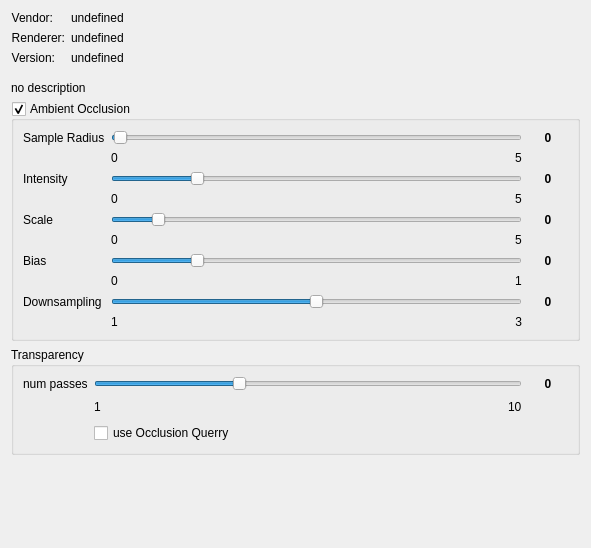
<?xml version="1.0" encoding="UTF-8"?>
<ui version="4.0">
 <class>OpenGLSettings</class>
 <widget class="QDialog" name="OpenGLSettings">
  <property name="geometry">
   <rect>
    <x>0</x>
    <y>0</y>
    <width>591</width>
    <height>548</height>
   </rect>
  </property>
  <property name="windowTitle">
   <string>Form</string>
  </property>
  <layout class="QVBoxLayout" name="verticalLayout_2">
   <item>
    <layout class="QFormLayout" name="formLayout">
     <property name="fieldGrowthPolicy">
      <enum>QFormLayout::ExpandingFieldsGrow</enum>
     </property>
     <item row="0" column="0">
      <widget class="QLabel" name="textLabel1">
       <property name="sizePolicy">
        <sizepolicy hsizetype="Fixed" vsizetype="Preferred">
         <horstretch>0</horstretch>
         <verstretch>0</verstretch>
        </sizepolicy>
       </property>
       <property name="text">
        <string>Vendor:</string>
       </property>
       <property name="alignment">
        <set>Qt::AlignRight|Qt::AlignTrailing|Qt::AlignVCenter</set>
       </property>
      </widget>
     </item>
     <item row="0" column="1">
      <widget class="QLabel" name="vendor_label">
       <property name="text">
        <string>undefined</string>
       </property>
       <property name="alignment">
        <set>Qt::AlignLeading|Qt::AlignLeft|Qt::AlignVCenter</set>
       </property>
      </widget>
     </item>
     <item row="1" column="0">
      <widget class="QLabel" name="textLabel1_2_3">
       <property name="sizePolicy">
        <sizepolicy hsizetype="Fixed" vsizetype="Preferred">
         <horstretch>0</horstretch>
         <verstretch>0</verstretch>
        </sizepolicy>
       </property>
       <property name="text">
        <string>Renderer:</string>
       </property>
       <property name="alignment">
        <set>Qt::AlignRight|Qt::AlignTrailing|Qt::AlignVCenter</set>
       </property>
      </widget>
     </item>
     <item row="1" column="1">
      <widget class="QLabel" name="renderer_label">
       <property name="text">
        <string>undefined</string>
       </property>
       <property name="alignment">
        <set>Qt::AlignLeading|Qt::AlignLeft|Qt::AlignVCenter</set>
       </property>
      </widget>
     </item>
     <item row="2" column="0">
      <widget class="QLabel" name="textLabel1_2">
       <property name="sizePolicy">
        <sizepolicy hsizetype="Fixed" vsizetype="Preferred">
         <horstretch>0</horstretch>
         <verstretch>0</verstretch>
        </sizepolicy>
       </property>
       <property name="text">
        <string>Version:</string>
       </property>
       <property name="alignment">
        <set>Qt::AlignRight|Qt::AlignTrailing|Qt::AlignVCenter</set>
       </property>
      </widget>
     </item>
     <item row="2" column="1">
      <widget class="QLabel" name="version_label">
       <property name="text">
        <string>undefined</string>
       </property>
       <property name="alignment">
        <set>Qt::AlignLeading|Qt::AlignLeft|Qt::AlignVCenter</set>
       </property>
      </widget>
     </item>
    </layout>
   </item>
   <item>
    <spacer name="verticalSpacer_2">
     <property name="orientation">
      <enum>Qt::Vertical</enum>
     </property>
     <property name="sizeType">
      <enum>QSizePolicy::Fixed</enum>
     </property>
     <property name="sizeHint" stdset="0">
      <size>
       <width>20</width>
       <height>10</height>
      </size>
     </property>
    </spacer>
   </item>
   <item>
    <widget class="QLabel" name="description_label">
     <property name="text">
      <string>no description</string>
     </property>
    </widget>
   </item>
   <item>
    <widget class="QGroupBox" name="use_AO">
     <property name="minimumSize">
      <size>
       <width>0</width>
       <height>0</height>
      </size>
     </property>
     <property name="title">
      <string>Ambient Occlusion</string>
     </property>
     <property name="checkable">
      <bool>true</bool>
     </property>
     <layout class="QGridLayout" name="gridLayout">
      <item row="10" column="1">
       <widget class="QSlider" name="downsamplingSlider">
        <property name="toolTip">
         <string>Downsampling factor for the SSAO texture. Higher values increase performance but will create artifacts.</string>
        </property>
        <property name="whatsThis">
         <string>Downsampling factor for the SSAO texture. Higher values increase performance but will create artifacts.</string>
        </property>
        <property name="minimum">
         <number>1</number>
        </property>
        <property name="maximum">
         <number>3</number>
        </property>
        <property name="pageStep">
         <number>1</number>
        </property>
        <property name="value">
         <number>2</number>
        </property>
        <property name="orientation">
         <enum>Qt::Horizontal</enum>
        </property>
       </widget>
      </item>
      <item row="10" column="0">
       <widget class="QLabel" name="downsampling">
        <property name="toolTip">
         <string>Downsampling factor for the SSAO texture. Higher values increase performance but will create artifacts.</string>
        </property>
        <property name="statusTip">
         <string/>
        </property>
        <property name="whatsThis">
         <string>Downsampling factor for the SSAO texture. Higher values increase performance but will create artifacts.</string>
        </property>
        <property name="text">
         <string>Downsampling</string>
        </property>
       </widget>
      </item>
      <item row="11" column="1">
       <layout class="QHBoxLayout" name="downsamplingRange">
        <item>
         <widget class="QLabel" name="downsamplingMin">
          <property name="text">
           <string>1</string>
          </property>
         </widget>
        </item>
        <item>
         <widget class="QLabel" name="downsamplingMax">
          <property name="text">
           <string>3</string>
          </property>
          <property name="alignment">
           <set>Qt::AlignRight|Qt::AlignTrailing|Qt::AlignVCenter</set>
          </property>
         </widget>
        </item>
       </layout>
      </item>
      <item row="7" column="0">
       <widget class="QLabel" name="bias">
        <property name="text">
         <string>Bias</string>
        </property>
       </widget>
      </item>
      <item row="9" column="1">
       <layout class="QHBoxLayout" name="biasRange">
        <item alignment="Qt::AlignLeft">
         <widget class="QLabel" name="biasMin">
          <property name="text">
           <string>0</string>
          </property>
         </widget>
        </item>
        <item alignment="Qt::AlignRight">
         <widget class="QLabel" name="biasMax">
          <property name="enabled">
           <bool>true</bool>
          </property>
          <property name="text">
           <string>1</string>
          </property>
         </widget>
        </item>
       </layout>
      </item>
      <item row="10" column="2">
       <widget class="QLabel" name="downsamplingValue">
        <property name="sizePolicy">
         <sizepolicy hsizetype="Fixed" vsizetype="Preferred">
          <horstretch>0</horstretch>
          <verstretch>0</verstretch>
         </sizepolicy>
        </property>
        <property name="minimumSize">
         <size>
          <width>40</width>
          <height>0</height>
         </size>
        </property>
        <property name="font">
         <font>
          <weight>75</weight>
          <bold>true</bold>
         </font>
        </property>
        <property name="text">
         <string>0</string>
        </property>
        <property name="alignment">
         <set>Qt::AlignCenter</set>
        </property>
       </widget>
      </item>
      <item row="5" column="1">
       <layout class="QHBoxLayout" name="scaleRange">
        <item alignment="Qt::AlignLeft">
         <widget class="QLabel" name="scaleMin">
          <property name="text">
           <string>0</string>
          </property>
         </widget>
        </item>
        <item alignment="Qt::AlignRight">
         <widget class="QLabel" name="scaleMax">
          <property name="text">
           <string>5</string>
          </property>
         </widget>
        </item>
       </layout>
      </item>
      <item row="1" column="1">
       <layout class="QHBoxLayout" name="sampleRadiusRange">
        <item alignment="Qt::AlignLeft">
         <widget class="QLabel" name="sampleRadiusMin">
          <property name="text">
           <string>0</string>
          </property>
         </widget>
        </item>
        <item alignment="Qt::AlignRight">
         <widget class="QLabel" name="sampleRadiusMax">
          <property name="text">
           <string>5</string>
          </property>
         </widget>
        </item>
       </layout>
      </item>
      <item row="4" column="1">
       <widget class="QSlider" name="scaleSlider">
        <property name="maximum">
         <number>50</number>
        </property>
        <property name="sliderPosition">
         <number>5</number>
        </property>
        <property name="orientation">
         <enum>Qt::Horizontal</enum>
        </property>
       </widget>
      </item>
      <item row="0" column="1">
       <widget class="QSlider" name="sampleRadiusSlider">
        <property name="maximum">
         <number>500</number>
        </property>
        <property name="value">
         <number>3</number>
        </property>
        <property name="orientation">
         <enum>Qt::Horizontal</enum>
        </property>
       </widget>
      </item>
      <item row="2" column="0">
       <widget class="QLabel" name="intensity">
        <property name="text">
         <string>Intensity</string>
        </property>
       </widget>
      </item>
      <item row="0" column="0">
       <widget class="QLabel" name="sampleRadius">
        <property name="text">
         <string>Sample Radius</string>
        </property>
       </widget>
      </item>
      <item row="2" column="1">
       <widget class="QSlider" name="intensitySlider">
        <property name="maximum">
         <number>50</number>
        </property>
        <property name="value">
         <number>10</number>
        </property>
        <property name="orientation">
         <enum>Qt::Horizontal</enum>
        </property>
       </widget>
      </item>
      <item row="7" column="1">
       <widget class="QSlider" name="biasSlider">
        <property name="maximum">
         <number>100</number>
        </property>
        <property name="value">
         <number>20</number>
        </property>
        <property name="orientation">
         <enum>Qt::Horizontal</enum>
        </property>
       </widget>
      </item>
      <item row="4" column="0">
       <widget class="QLabel" name="scale">
        <property name="text">
         <string>Scale</string>
        </property>
       </widget>
      </item>
      <item row="3" column="1">
       <layout class="QHBoxLayout" name="intensityRange">
        <item alignment="Qt::AlignLeft">
         <widget class="QLabel" name="intensityMin">
          <property name="text">
           <string>0</string>
          </property>
         </widget>
        </item>
        <item alignment="Qt::AlignRight">
         <widget class="QLabel" name="intensityMax">
          <property name="text">
           <string>5</string>
          </property>
         </widget>
        </item>
       </layout>
      </item>
      <item row="0" column="2">
       <widget class="QLabel" name="sampleRadiusValue">
        <property name="sizePolicy">
         <sizepolicy hsizetype="Fixed" vsizetype="Preferred">
          <horstretch>0</horstretch>
          <verstretch>0</verstretch>
         </sizepolicy>
        </property>
        <property name="minimumSize">
         <size>
          <width>40</width>
          <height>0</height>
         </size>
        </property>
        <property name="font">
         <font>
          <weight>75</weight>
          <bold>true</bold>
         </font>
        </property>
        <property name="text">
         <string>0</string>
        </property>
        <property name="alignment">
         <set>Qt::AlignCenter</set>
        </property>
       </widget>
      </item>
      <item row="2" column="2">
       <widget class="QLabel" name="intensityValue">
        <property name="sizePolicy">
         <sizepolicy hsizetype="Fixed" vsizetype="Preferred">
          <horstretch>0</horstretch>
          <verstretch>0</verstretch>
         </sizepolicy>
        </property>
        <property name="minimumSize">
         <size>
          <width>40</width>
          <height>0</height>
         </size>
        </property>
        <property name="sizeIncrement">
         <size>
          <width>0</width>
          <height>0</height>
         </size>
        </property>
        <property name="font">
         <font>
          <weight>75</weight>
          <bold>true</bold>
         </font>
        </property>
        <property name="text">
         <string>0</string>
        </property>
        <property name="alignment">
         <set>Qt::AlignCenter</set>
        </property>
       </widget>
      </item>
      <item row="4" column="2">
       <widget class="QLabel" name="scaleValue">
        <property name="sizePolicy">
         <sizepolicy hsizetype="Fixed" vsizetype="Preferred">
          <horstretch>0</horstretch>
          <verstretch>0</verstretch>
         </sizepolicy>
        </property>
        <property name="minimumSize">
         <size>
          <width>40</width>
          <height>0</height>
         </size>
        </property>
        <property name="font">
         <font>
          <weight>75</weight>
          <bold>true</bold>
         </font>
        </property>
        <property name="text">
         <string>0</string>
        </property>
        <property name="alignment">
         <set>Qt::AlignCenter</set>
        </property>
       </widget>
      </item>
      <item row="7" column="2">
       <widget class="QLabel" name="biasValue">
        <property name="sizePolicy">
         <sizepolicy hsizetype="Fixed" vsizetype="Preferred">
          <horstretch>0</horstretch>
          <verstretch>0</verstretch>
         </sizepolicy>
        </property>
        <property name="minimumSize">
         <size>
          <width>40</width>
          <height>0</height>
         </size>
        </property>
        <property name="font">
         <font>
          <weight>75</weight>
          <bold>true</bold>
         </font>
        </property>
        <property name="text">
         <string>0</string>
        </property>
        <property name="alignment">
         <set>Qt::AlignCenter</set>
        </property>
       </widget>
      </item>
     </layout>
    </widget>
   </item>
   <item>
    <widget class="QGroupBox" name="useOQ">
     <property name="title">
      <string>Transparency</string>
     </property>
     <property name="checkable">
      <bool>false</bool>
     </property>
     <layout class="QGridLayout" name="gridLayout_4">
      <item row="0" column="1">
       <widget class="QSlider" name="numPassesSlider">
        <property name="toolTip">
         <string>Number of transparency peeling passes.</string>
        </property>
        <property name="whatsThis">
         <string>Number of transparency peeling passes. The larger the number of passes, the more layers will be peeled away. However, performance will decrease.</string>
        </property>
        <property name="minimum">
         <number>1</number>
        </property>
        <property name="maximum">
         <number>10</number>
        </property>
        <property name="pageStep">
         <number>1</number>
        </property>
        <property name="value">
         <number>4</number>
        </property>
        <property name="orientation">
         <enum>Qt::Horizontal</enum>
        </property>
       </widget>
      </item>
      <item row="2" column="1">
       <layout class="QHBoxLayout" name="numPassesRange">
        <item>
         <widget class="QLabel" name="numPassesMin">
          <property name="text">
           <string>1</string>
          </property>
         </widget>
        </item>
        <item>
         <spacer name="horizontalSpacer">
          <property name="orientation">
           <enum>Qt::Horizontal</enum>
          </property>
          <property name="sizeHint" stdset="0">
           <size>
            <width>40</width>
            <height>20</height>
           </size>
          </property>
         </spacer>
        </item>
        <item>
         <widget class="QLabel" name="numPassesMax">
          <property name="text">
           <string>10</string>
          </property>
         </widget>
        </item>
       </layout>
      </item>
      <item row="0" column="0">
       <widget class="QLabel" name="numPassesLabel">
        <property name="toolTip">
         <string>Number of transparency peeling passes.</string>
        </property>
        <property name="whatsThis">
         <string>Number of transparency peeling passes. The larger the number of passes, the more layers will be peeled away. However, performance will decrease.</string>
        </property>
        <property name="text">
         <string>num passes</string>
        </property>
       </widget>
      </item>
      <item row="0" column="2">
       <widget class="QLabel" name="numPasses">
        <property name="minimumSize">
         <size>
          <width>40</width>
          <height>0</height>
         </size>
        </property>
        <property name="font">
         <font>
          <weight>75</weight>
          <bold>true</bold>
         </font>
        </property>
        <property name="text">
         <string>0</string>
        </property>
        <property name="alignment">
         <set>Qt::AlignCenter</set>
        </property>
       </widget>
      </item>
      <item row="3" column="1">
       <widget class="QCheckBox" name="useOQCheckbox">
        <property name="toolTip">
         <string>Peel as long as there are fragments available. </string>
        </property>
        <property name="whatsThis">
         <string>Peel as long as there are fragments available.  When many transparent layers are available, performance will be low.</string>
        </property>
        <property name="text">
         <string>use Occlusion Querry</string>
        </property>
       </widget>
      </item>
     </layout>
    </widget>
   </item>
   <item>
    <spacer name="verticalSpacer">
     <property name="orientation">
      <enum>Qt::Vertical</enum>
     </property>
     <property name="sizeHint" stdset="0">
      <size>
       <width>20</width>
       <height>40</height>
      </size>
     </property>
    </spacer>
   </item>
  </layout>
 </widget>
 <resources/>
 <connections>
  <connection>
   <sender>biasSlider</sender>
   <signal>valueChanged(int)</signal>
   <receiver>OpenGLSettings</receiver>
   <slot>biasSliderChanged()</slot>
   <hints>
    <hint type="sourcelabel">
     <x>297</x>
     <y>292</y>
    </hint>
    <hint type="destinationlabel">
     <x>214</x>
     <y>79</y>
    </hint>
   </hints>
  </connection>
  <connection>
   <sender>scaleSlider</sender>
   <signal>valueChanged(int)</signal>
   <receiver>OpenGLSettings</receiver>
   <slot>scaleSliderChanged()</slot>
   <hints>
    <hint type="sourcelabel">
     <x>280</x>
     <y>244</y>
    </hint>
    <hint type="destinationlabel">
     <x>202</x>
     <y>57</y>
    </hint>
   </hints>
  </connection>
  <connection>
   <sender>intensitySlider</sender>
   <signal>valueChanged(int)</signal>
   <receiver>OpenGLSettings</receiver>
   <slot>intensitySliderChanged()</slot>
   <hints>
    <hint type="sourcelabel">
     <x>259</x>
     <y>196</y>
    </hint>
    <hint type="destinationlabel">
     <x>191</x>
     <y>31</y>
    </hint>
   </hints>
  </connection>
  <connection>
   <sender>sampleRadiusSlider</sender>
   <signal>valueChanged(int)</signal>
   <receiver>OpenGLSettings</receiver>
   <slot>sampleRadiusSliderChanged()</slot>
   <hints>
    <hint type="sourcelabel">
     <x>146</x>
     <y>127</y>
    </hint>
    <hint type="destinationlabel">
     <x>167</x>
     <y>8</y>
    </hint>
   </hints>
  </connection>
  <connection>
   <sender>numPassesSlider</sender>
   <signal>valueChanged(int)</signal>
   <receiver>OpenGLSettings</receiver>
   <slot>numPassesSliderChanged()</slot>
   <hints>
    <hint type="sourcelabel">
     <x>293</x>
     <y>425</y>
    </hint>
    <hint type="destinationlabel">
     <x>377</x>
     <y>21</y>
    </hint>
   </hints>
  </connection>
  <connection>
   <sender>useOQCheckbox</sender>
   <signal>toggled(bool)</signal>
   <receiver>numPassesSlider</receiver>
   <slot>setDisabled(bool)</slot>
   <hints>
    <hint type="sourcelabel">
     <x>176</x>
     <y>476</y>
    </hint>
    <hint type="destinationlabel">
     <x>198</x>
     <y>425</y>
    </hint>
   </hints>
  </connection>
  <connection>
   <sender>useOQCheckbox</sender>
   <signal>toggled(bool)</signal>
   <receiver>numPassesLabel</receiver>
   <slot>setDisabled(bool)</slot>
   <hints>
    <hint type="sourcelabel">
     <x>215</x>
     <y>476</y>
    </hint>
    <hint type="destinationlabel">
     <x>56</x>
     <y>425</y>
    </hint>
   </hints>
  </connection>
  <connection>
   <sender>useOQCheckbox</sender>
   <signal>toggled(bool)</signal>
   <receiver>numPassesMax</receiver>
   <slot>setDisabled(bool)</slot>
   <hints>
    <hint type="sourcelabel">
     <x>201</x>
     <y>476</y>
    </hint>
    <hint type="destinationlabel">
     <x>534</x>
     <y>450</y>
    </hint>
   </hints>
  </connection>
  <connection>
   <sender>useOQCheckbox</sender>
   <signal>toggled(bool)</signal>
   <receiver>numPasses</receiver>
   <slot>setDisabled(bool)</slot>
   <hints>
    <hint type="sourcelabel">
     <x>379</x>
     <y>476</y>
    </hint>
    <hint type="destinationlabel">
     <x>579</x>
     <y>425</y>
    </hint>
   </hints>
  </connection>
  <connection>
   <sender>useOQCheckbox</sender>
   <signal>toggled(bool)</signal>
   <receiver>numPassesMin</receiver>
   <slot>setDisabled(bool)</slot>
   <hints>
    <hint type="sourcelabel">
     <x>259</x>
     <y>476</y>
    </hint>
    <hint type="destinationlabel">
     <x>88</x>
     <y>450</y>
    </hint>
   </hints>
  </connection>
  <connection>
   <sender>downsamplingSlider</sender>
   <signal>valueChanged(int)</signal>
   <receiver>OpenGLSettings</receiver>
   <slot>downsamplingSliderChanged()</slot>
   <hints>
    <hint type="sourcelabel">
     <x>403</x>
     <y>332</y>
    </hint>
    <hint type="destinationlabel">
     <x>483</x>
     <y>50</y>
    </hint>
   </hints>
  </connection>
 </connections>
 <slots>
  <slot>useAO(int)</slot>
  <slot>biasSliderChanged()</slot>
  <slot>scaleSliderChanged()</slot>
  <slot>intensitySliderChanged()</slot>
  <slot>sampleRadiusSliderChanged()</slot>
  <slot>numPassesSliderChanged()</slot>
  <slot>downsamplingSliderChanged()</slot>
 </slots>
</ui>
